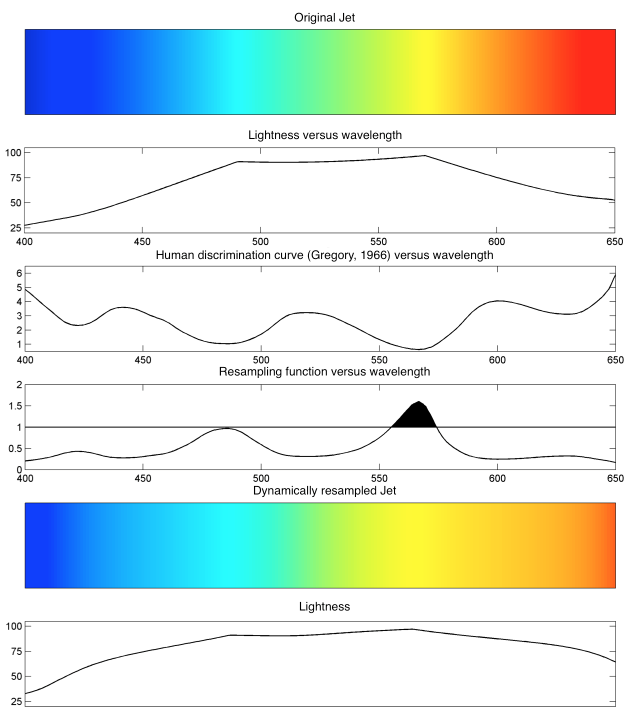
#> input picture stuff4equalize_notebook/Equalize_Jet_Matlab.png, 1260 x 1430 px (shown at 1/2 size)
$ jupyter execute --allow-errors equalize_colormap_test_gist_rainbow.ipynb   (shell and % lines are left out)
#> lines starting #> are read from the running program, lines starting #| are printed output that depends on the picture
## How to fix color maps

#### Objective

In this notebook I am testing a workflow that will:

1) take one of the nonperceptual colormaps from matplotlib library (spectral)

2) convert from RGB to Lab to get the lightness profile

3) show that the lightness profile has non uniform gradient

4) equalize it by rendering the gradient uniform (in absolute value)

5) convert back to RGB to make an equalized spectral colormap

##### NB there is an alternative apporache for creating a perceptual version of a colormap that is not based on equalzation of the lightness contrast.

##### It involves working in HLC colour space and determining the hue range of the colormap, and fitting a lightness profile that linearly changes between 0 - 100 as the hue changes between its minimum and maximum value; the chroma c would be kept constant.

##### This method will be demonstrated in a separate notebook.

### Note on Python version

#### As of September 30th, 2018, this notebook will run on Python 3.6.

### Preliminaries

[cell 1]
import numpy as np
import matplotlib.pyplot as plt
import matplotlib.colors as clr
import matplotlib.cm as cm

### Get spectral colormap, convert from RGB to Lab, plot lightness profile

This part is taken (with a few modifications) from my tutorial Evaluate and compare colormaps:
https://github.com/seg/tutorials/blob/master/1408_Evaluate_and_compare_colormaps/How_to_evaluate_and_compare_colormaps.ipynb

To get lightness we need to convert the colormaps from RGB values to CIE Lab values. The function rgb2lab from the Scikit-image image processing toolbox does just that. However, before we can utilize the function we'll need to convert each 256 x 3 RGB array into a 256 x 256 x 3 array because the library was written for RGB images (sometimes called truecolor images; you can think of these as images of M x N size with each of the three RGB channels stored in a separate element of the 3rd dimension of the array).

First, we get the 256 RGB values.

[cell 2]
sp=np.arange(256)
my_spectral = cm.get_cmap('gist_rainbow_r')
normsp = clr.Normalize(0, 256)
colsp = my_spectral(normsp(sp))

Next we use the tile Numpy function to replicate 120 times the 1 x 120 red, green, and blue arrays.

[cell 3]
rsp = np.tile(colsp[:,0], (256,1))
gsp = np.tile(colsp[:,1], (256,1))
bsp = np.tile(colsp[:,2], (256,1))

rsp.shape # check the shape of the output array

Next we zip the three arrays above together

[cell 4]
rgb_sp=np.array(list(zip(rsp, gsp ,bsp)))

rgb_sp.shape # check the shape of the output array

Oops! The result seems correct but the last two dimensions are in the wrong order. The Numpy swapaxes function will fix that.

[cell 5]
rgb_spectral=np.swapaxes(rgb_sp,1,2)

rgb_spectral.shape # check the shape of the array again

Done! But to be 100% sure let's plot the image with the next block of code.

[cell 6]
fig8 = plt.figure(figsize=(5,5))
ax8 = fig8.add_subplot(1, 1, 1)

ax8.set_xticks([])
ax8.set_yticks([])

plt.imshow(rgb_spectral);
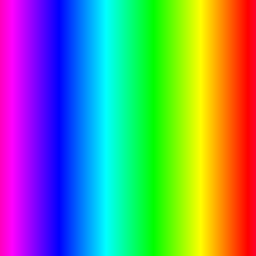
#> shown: shape (256, 256, 3) float64; mean R, G, B 0.448, 0.553, 0.503

Perfect. This is a 256 rows by 256 columns image in which each row is a 256-sample spectral palette. Now we are ready to convert it to CIE Lab.

[cell 7]
import skimage.color as skl
lab_sp = skl.rgb2lab(rgb_spectral)

### Creating the lightness profile for the spectral colormap

Below we extract the lightness 1 x 256 array (1st row, all columns, 1st channel - remember again that Python starts indexing at 0).

[cell 8]
l_sp = lab_sp[0,:,0]

l_sp.shape # check the shape

We can also plot it to make sure it makes sense.

[cell 9]
plt.plot(l_sp);
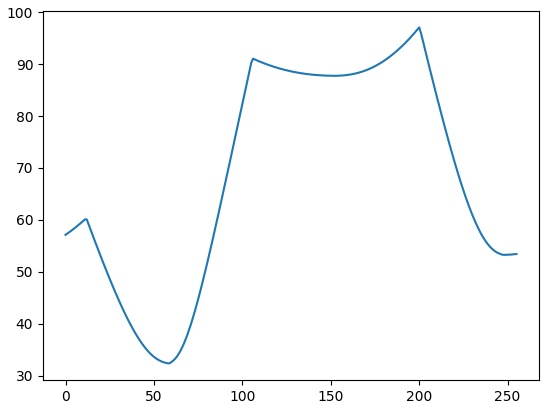
#> figure drawn by matplotlib, 1 panel; curve peaks at x = 200, y = 97.07

It does in that the values of lightness are within the 0-100 range, as they should be, but it certainly looks very erratic.

I will make this plot a bit nicer using the colorline function by David Sanders (dpsanders on GitHub), which you can find in this notebook:

http://nbviewer.ipython.org/github/dpsanders/matplotlib-examples/blob/master/colorline.ipynb

[cell 10]
from matplotlib.collections import LineCollection
from matplotlib.colors import ListedColormap, BoundaryNorm


# Data manipulation:

def make_segments(x, y):
    '''
    Create list of line segments from x and y coordinates, in the correct format for LineCollection:
    an array of the form   numlines x (points per line) x 2 (x and y) array
    '''

    points = np.array([x, y]).T.reshape(-1, 1, 2)
    segments = np.concatenate([points[:-1], points[1:]], axis=1)

    return segments


# Interface to LineCollection:

def colorline(x, y, z=None, cmap=plt.get_cmap('copper'), norm=plt.Normalize(0.0, 1.0), linewidth=3, alpha=1.0):
    '''
    Plot a colored line with coordinates x and y
    Optionally specify colors in the array z
    Optionally specify a colormap, a norm function and a line width
    '''

    # Default colors equally spaced on [0,1]:
    if z is None:
        z = np.linspace(0.0, 1.0, len(x))

    # Special case if a single number:
    if not hasattr(z, "__iter__"):  # to check for numerical input -- this is a hack
        z = np.array([z])

    z = np.asarray(z)

    segments = make_segments(x, y)
    lc = LineCollection(segments, array=z, cmap=cmap, norm=norm, linewidth=linewidth, alpha=alpha)

    ax = plt.gca()
    ax.add_collection(lc)

    return lc


def clear_frame(ax=None):
    # Taken from a post by Tony S Yu
    if ax is None:
        ax = plt.gca()
    ax.xaxis.set_visible(False)
    ax.yaxis.set_visible(False)
    for spine in ax.spines.itervalues():
        spine.set_visible(False)

[cell 11]
xsp = np.arange(256)
fig = plt.figure(figsize=(16,8))

ax = fig.add_subplot(1, 1, 1)
colorline(xsp,l_sp,linewidth=5,cmap="gist_rainbow_r")
ax.set_ylabel('Ligthness  L*', fontsize = '18' )
ax.set_xlabel('Sample number', fontsize = '18')
plt.xlim(xsp.min(), xsp.max())
plt.ylim(0, 100);
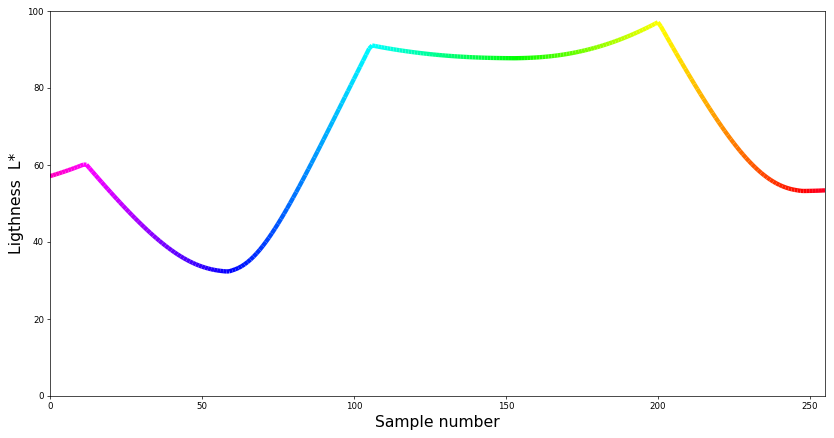
#> figure drawn by matplotlib, 1 panel

An alternative, if we wanted to keep things simple and avoid using the colorline function, is to use a scatter plot, as below.

[cell 12]
xsp = np.arange(256)
fig = plt.figure(figsize=(16,8))

ax = fig.add_subplot(1, 1, 1)
plt.scatter(xsp,l_sp, s = 100, c = cm.get_cmap('gist_rainbow_r')(xsp));
ax.set_ylabel('Ligthness  L*', fontsize = '18' )
ax.set_xlabel('Sample number', fontsize = '18')
plt.xlim(xsp.min(), xsp.max())
plt.ylim(0, 100);
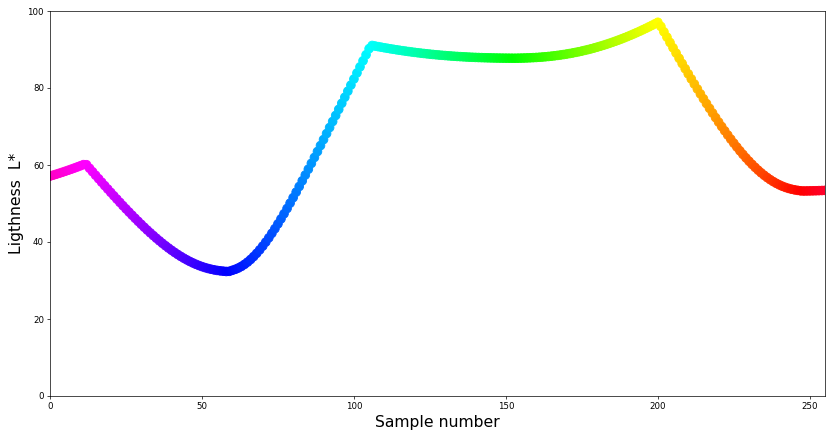
#> figure drawn by matplotlib, 1 panel

Now for each sample in the original colormap (x coordinate is the sample number) we have its unique lightness value (y coordinate) and colour.

The erratic lightness profile in the figure above highlights the many issues with spectral. The curve gradient changes magnitude several times, indicating a nonuniform perceptual distance between samples, and also its sign.

### Equalizing the  lightness contrast for the spectral colormap

I tried before, using Matlab, to equalize a spectral colormap by dynamically stretching (resampling) it so as to make it more uniformly perceptual.

You can read about that effort in the third post of my blog series The rainbow is dead ... log live the rainbow:
https://mycarta.wordpress.com/2012/10/06/the-rainbow-is-deadlong-live-the-rainbow-part-3/

You can see an example of the Matlab code applied to the Jet colormap in the figure below.

[cell 13]
from skimage import io
stretch = io.imread('stuff4equalize_notebook/Equalize_Jet_Matlab.png')
#> stretch is the input picture: shape (1430, 1260, 4); mean R, G, B, A 222.2, 232.7, 223.9, 255

fig = plt.figure(figsize=(20, 26))
ax = fig.add_subplot(1, 1, 1)
ax.set_xticks([])
ax.set_yticks([])
plt.imshow(stretch);

My logic in putting together this method was as such:

First, take the human discrimination curve (from Gregory’s 1966 book Eye and Brain, which compares wavelength of light with the smallest  difference in hue, as wavelength difference, observable by the human eye. This curve, which I called _**DeltaP**_, is shown in the third subplot above.

Second, invert the curve as _**DeltaPinv = 1/DeltaP**_.

Next, sum it up as _**S = sum(DeltaPinv)**_ and from that, calculate the 'resampling function', shown in the forth subplot, as _**RF = cumsum(DeltaPinv)/S*255**_.

FInally, use the 'resampling function' as a continuously varying sample rate to stretch the Jet colormap, like this:

> for i = 1:3

>      newJet(:,i) = interp1(RF, Jet(:,1), [0:1:255])

> end

The plot below is a good visual illustration of the lightnes profile before and after the dynamic resampling. The distance between vertical lines is equivalent to sample rate in the colormap. Areas of low lightness gradient are sampled more densely than areas with high lightness gradient in the input colormap, resulting in a uniform sample rate in the stretched colormap.

[cell 14]
stem = io.imread('stuff4equalize_notebook/Final_stem_plots.png')
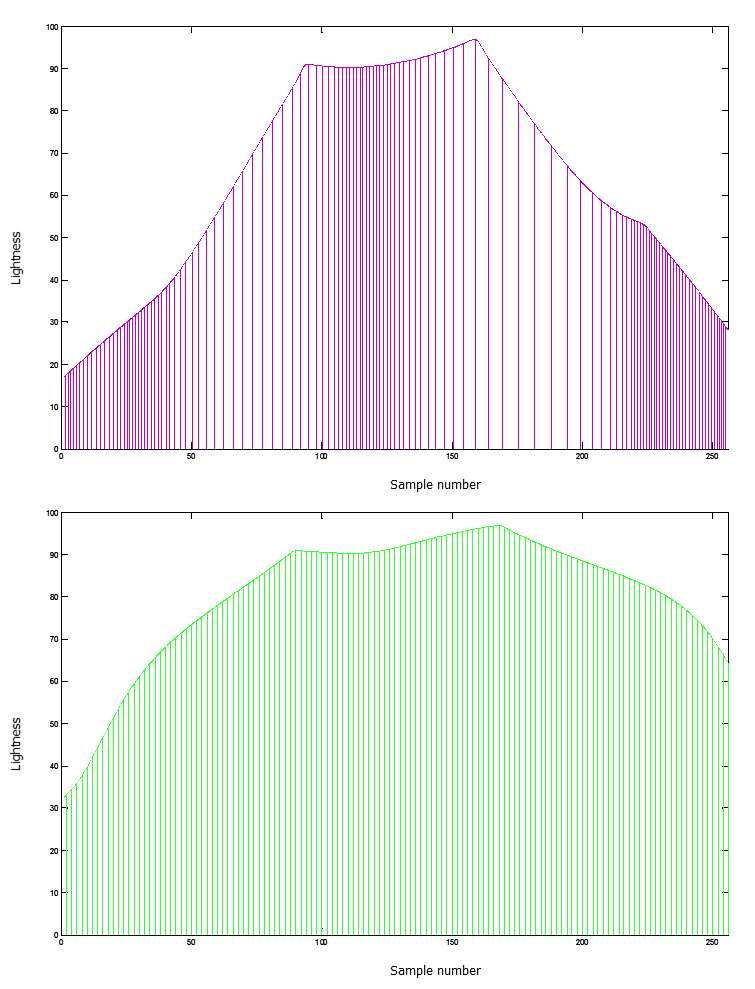
#> input picture stuff4equalize_notebook/Final_stem_plots.png, 755 x 989 px
#> stem is the input picture: shape (989, 755, 4); mean R, G, B, A 238.1, 242.3, 238.1, 255

fig = plt.figure(figsize=(20, 26))
ax = fig.add_subplot(1, 1, 1)
ax.set_xticks([])
ax.set_yticks([])
plt.imshow(stem);

I think I was on the right track with this idea, but in the end the results of my initial approach were poor for two reasons:

1) instead of deriving a correction curve using the lightness profile itself, I used the human discrimination curve, and

2) I applied the correction th the R, G, and B channels instead of the lightness.

After those mixed results, I moved on and concentrated on creating perceptual colormaps from scratch.

However, I discovered last year that Peter Kovesi, from the Geophysics and Image Analysis Group  at the University of Western Australia, had perfected an equalization technique (based on work by Pizer):
http://peterkovesi.com/projects/colourmaps/ColourmapTheory/index.html
Peter published this year a fantastic paper, which I highly recommend reading:
Good Colour Maps - How to Design Them http://arxiv.org/abs/1509.03700

This is my implementation, based in part on Peter's Matlab function, equalisecolormap.m, which can be found at:
http://www.peterkovesi.com/matlabfns/#colour,
and in part on my Matlab code from the aforementioned experiment.

We start by first calculating the sample-to-sample perceptual differences (as differences in lightness contrast).

[cell 15]
x = np.linspace(0,257,256) # we resample to 257 samples so as to have 256 differences
xnew = np.arange(257)
l257 = np.interp(xnew, x, l_sp)

deltaL = np.sqrt(np.square(l257[1:] - l257[:-1]))

Secondly, we calculate the cumulative lighteness contrast differences.

[cell 16]
cumdeltaL = np.cumsum(deltaL)

We use the minimum and maximum in the cumulative lighteness contrast differences to divide it into 256 equispaced values.

[cell 17]
kcumdeltaL = np.linspace(min(cumdeltaL), max(cumdeltaL), 256)

Those values are then used to interpolate for the new sample locations necessary to make the gradient of the cumulative lighteness contrast differences constant, and the new sample locations in turn are used to interpolate for the new lightness values.

[cell 18]
newN = np.interp(kcumdeltaL, cumdeltaL, np.arange(256))
newL = np.interp(newN, np.arange(256), l_sp)

[cell 19]
lab = np.array(list(zip(newL, lab_sp[0,:,1], lab_sp[0,:,2])))

[cell 20]
l_ = np.tile(lab[:,0],(256,1))
a_ = np.tile(lab[:,1],(256,1))
b_ = np.tile(lab[:,2],(256,1))
lab_=np.array(list(zip(l_, a_ ,b_)))
lab_=np.swapaxes(lab_,1,2)
lab_.shape

[cell 21]
rgb = skl.lab2rgb(lab_)
rgb.shape

[cell 22]
rgb = rgb[0,:,:]
rgb.shape

[cell 23]
b03=rgb[:,2] # value of blue at sample n
b02=rgb[:,2] # value of blue at sample n
b01=np.linspace(0,1,len(b02)) # position of sample n - ranges from 0 to 1

g03=rgb[:,1]
g02=rgb[:,1]
g01=np.linspace(0,1,len(g02))

r03=rgb[:,0]
r02=rgb[:,0]
r01=np.linspace(0,1,len(r02))

# creating lists
r=zip(r01,r02,r03)
g=zip(g01,g02,g03)
b=zip(b01,b02,b03)

# transposing
rgb_=zip(r,g,b)
rgb=zip(*rgb_)
#print (rgb)

#creating dictionary
k=['red', 'green', 'blue']
rgb1=dict(zip(k,rgb)) # makes a dictionary from 2 lists
my_rgb = clr.LinearSegmentedColormap('my_colormap',rgb1)

[cell 24]
xsp = np.arange(256)
fig = plt.figure(figsize=(16,8))

ax = fig.add_subplot(1, 1, 1)
colorline(xsp,newL,linewidth=5,cmap=my_rgb)
ax.set_ylabel('Ligthness  L*', fontsize = '12' )
ax.set_xlabel('Sample number', fontsize = '12')
plt.xlim(xsp.min(), xsp.max())
plt.ylim(0, 100);
#fig.savefig('L_profile_spectral.png', dpi=200)
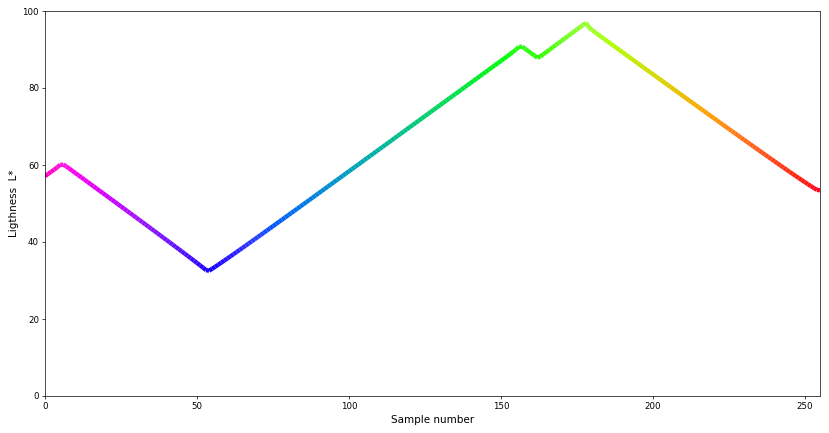
#> figure drawn by matplotlib, 1 panel

### Workflow visualization

[cell 25]
fig = plt.figure(figsize=(16,20))

ax0 = plt.subplot2grid((4,1), (0,0))
ax0.scatter(xsp,l_sp, s = 250, c = cm.get_cmap('gist_rainbow_r')(xsp))
ax0.set_ylim([0, 100])
ax0.set_xlim([0, 255])

ax1 = plt.subplot2grid((4,1), (1,0))
x = np.arange(256)
ax1.scatter(x, cumdeltaL, s = 250, c = cm.get_cmap('gist_rainbow_r')(xsp))
ax1.scatter(newN, np.ones(256)*-10, s = 30, facecolor = 'none', c = 'g')
ax1.set_ylim([-19, 250])
ax1.set_xlim([0, 255])

ax2 = plt.subplot2grid((4,1), (2,0))
ax2.scatter(x, kcumdeltaL, s = 250, c =my_rgb(xsp))
ax2.scatter(x, np.ones(256)*-10, s = 30, facecolor = 'none', c = 'g')
ax2.set_ylim([-19, 250])
ax2.set_xlim([0, 255])

ax3 = plt.subplot2grid((4,1), (3,0))
ax3.scatter(xsp,newL, s = 250,  c =my_rgb(xsp))
ax3.set_ylim([0, 100])
ax3.set_xlim([0, 255])
fig.savefig('equalization_pictorial.png', dpi=400, bbox_inches='tight', pad_inches=0.4);
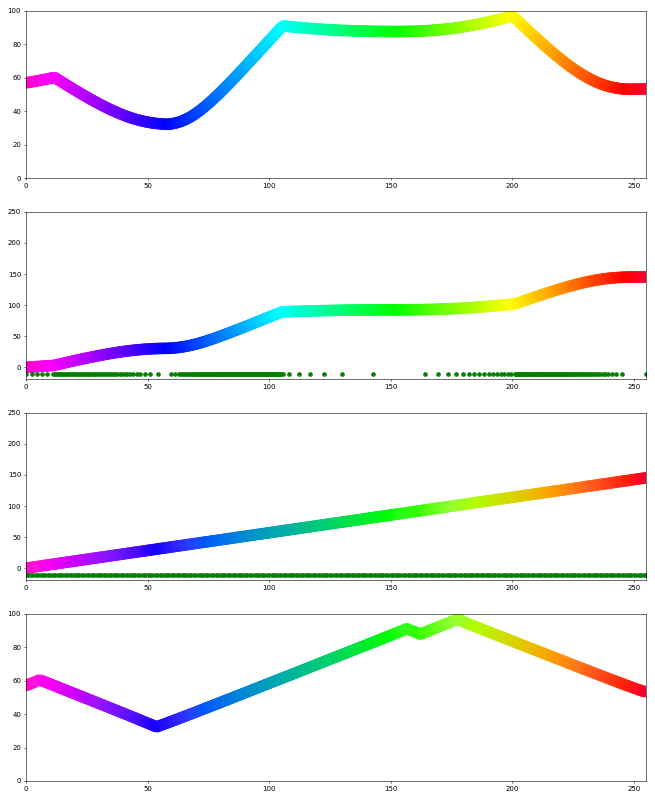
#> figure drawn by matplotlib, 4 panels
